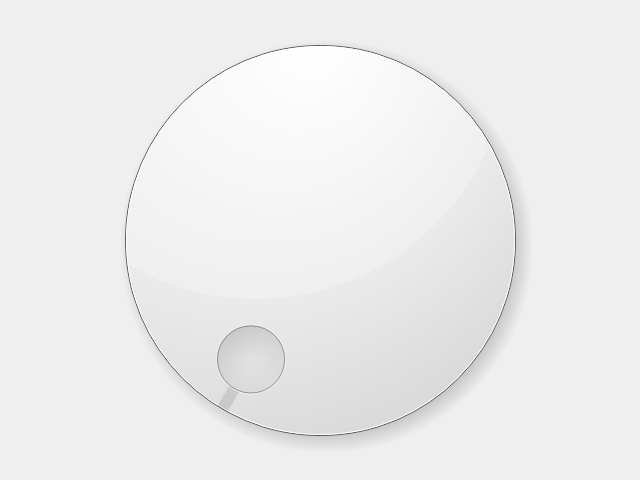
<?xml version="1.0" encoding="UTF-8"?>
<ui version="4.0">
 <class>DialHost</class>
 <widget class="QDial" name="DialHost">
  <property name="geometry">
   <rect>
    <x>0</x>
    <y>0</y>
    <width>640</width>
    <height>480</height>
   </rect>
  </property>
  <property name="windowTitle">
   <string>QDial</string>
  </property>
  <property name="toolTip">
   <string>QDial host</string>
  </property>
 </widget>
 <resources/>
 <connections/>
</ui>
